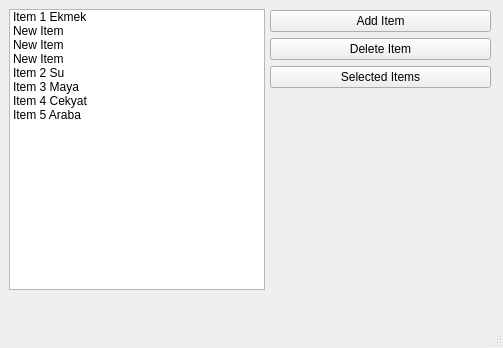
<?xml version="1.0" encoding="UTF-8"?>
<ui version="4.0">
 <class>MainWindow</class>
 <widget class="QMainWindow" name="MainWindow">
  <property name="geometry">
   <rect>
    <x>0</x>
    <y>0</y>
    <width>503</width>
    <height>348</height>
   </rect>
  </property>
  <property name="windowTitle">
   <string>MainWindow</string>
  </property>
  <widget class="QWidget" name="centralwidget">
   <widget class="QListWidget" name="listWidget">
    <property name="geometry">
     <rect>
      <x>9</x>
      <y>9</y>
      <width>256</width>
      <height>281</height>
     </rect>
    </property>
    <item>
     <property name="text">
      <string>Item 1 Ekmek</string>
     </property>
    </item>
    <item>
     <property name="text">
      <string>New Item</string>
     </property>
    </item>
    <item>
     <property name="text">
      <string>New Item</string>
     </property>
    </item>
    <item>
     <property name="text">
      <string>New Item</string>
     </property>
    </item>
    <item>
     <property name="text">
      <string>Item 2 Su</string>
     </property>
    </item>
    <item>
     <property name="text">
      <string>Item 3 Maya</string>
     </property>
    </item>
    <item>
     <property name="text">
      <string>Item 4 Cekyat</string>
     </property>
    </item>
    <item>
     <property name="text">
      <string>Item 5 Araba</string>
     </property>
    </item>
   </widget>
   <widget class="QWidget" name="">
    <property name="geometry">
     <rect>
      <x>270</x>
      <y>10</y>
      <width>221</width>
      <height>291</height>
     </rect>
    </property>
    <layout class="QVBoxLayout" name="verticalLayout">
     <item>
      <widget class="QPushButton" name="pushButton_3">
       <property name="text">
        <string>Add Item</string>
       </property>
      </widget>
     </item>
     <item>
      <widget class="QPushButton" name="pushButton">
       <property name="text">
        <string>Delete Item</string>
       </property>
      </widget>
     </item>
     <item>
      <widget class="QPushButton" name="pushButton_2">
       <property name="text">
        <string>Selected Items</string>
       </property>
      </widget>
     </item>
     <item>
      <spacer name="verticalSpacer">
       <property name="orientation">
        <enum>Qt::Vertical</enum>
       </property>
       <property name="sizeHint" stdset="0">
        <size>
         <width>20</width>
         <height>40</height>
        </size>
       </property>
      </spacer>
     </item>
    </layout>
   </widget>
  </widget>
  <widget class="QMenuBar" name="menubar">
   <property name="geometry">
    <rect>
     <x>0</x>
     <y>0</y>
     <width>503</width>
     <height>22</height>
    </rect>
   </property>
  </widget>
  <widget class="QStatusBar" name="statusbar"/>
 </widget>
 <resources/>
 <connections/>
</ui>
